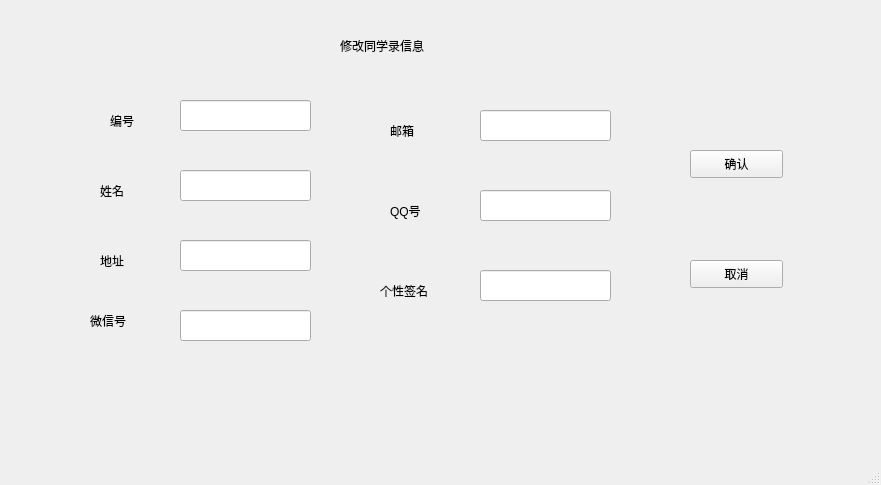
<?xml version="1.0" encoding="UTF-8"?>
<ui version="4.0">
 <class>change</class>
 <widget class="QMainWindow" name="change">
  <property name="geometry">
   <rect>
    <x>0</x>
    <y>0</y>
    <width>881</width>
    <height>485</height>
   </rect>
  </property>
  <property name="windowTitle">
   <string>MainWindow</string>
  </property>
  <widget class="QWidget" name="centralwidget">
   <widget class="QLineEdit" name="name">
    <property name="geometry">
     <rect>
      <x>180</x>
      <y>170</y>
      <width>131</width>
      <height>31</height>
     </rect>
    </property>
   </widget>
   <widget class="QLabel" name="label_8">
    <property name="geometry">
     <rect>
      <x>380</x>
      <y>280</y>
      <width>72</width>
      <height>21</height>
     </rect>
    </property>
    <property name="styleSheet">
     <string notr="true">font: 75 11pt &quot;Agency FB&quot;;</string>
    </property>
    <property name="text">
     <string>个性签名</string>
    </property>
   </widget>
   <widget class="QPushButton" name="pushButton_2">
    <property name="geometry">
     <rect>
      <x>690</x>
      <y>260</y>
      <width>93</width>
      <height>28</height>
     </rect>
    </property>
    <property name="styleSheet">
     <string notr="true">font: 75 11pt &quot;Agency FB&quot;;</string>
    </property>
    <property name="text">
     <string>取消</string>
    </property>
   </widget>
   <widget class="QLineEdit" name="wechat">
    <property name="geometry">
     <rect>
      <x>180</x>
      <y>310</y>
      <width>131</width>
      <height>31</height>
     </rect>
    </property>
   </widget>
   <widget class="QLineEdit" name="id">
    <property name="geometry">
     <rect>
      <x>180</x>
      <y>100</y>
      <width>131</width>
      <height>31</height>
     </rect>
    </property>
   </widget>
   <widget class="QLabel" name="label_5">
    <property name="geometry">
     <rect>
      <x>90</x>
      <y>310</y>
      <width>72</width>
      <height>21</height>
     </rect>
    </property>
    <property name="styleSheet">
     <string notr="true">font: 75 11pt &quot;Agency FB&quot;;</string>
    </property>
    <property name="text">
     <string>微信号</string>
    </property>
   </widget>
   <widget class="QLabel" name="label_7">
    <property name="geometry">
     <rect>
      <x>390</x>
      <y>200</y>
      <width>72</width>
      <height>21</height>
     </rect>
    </property>
    <property name="styleSheet">
     <string notr="true">font: 75 11pt &quot;Agency FB&quot;;</string>
    </property>
    <property name="text">
     <string>QQ号</string>
    </property>
   </widget>
   <widget class="QLabel" name="label_6">
    <property name="geometry">
     <rect>
      <x>390</x>
      <y>120</y>
      <width>72</width>
      <height>21</height>
     </rect>
    </property>
    <property name="styleSheet">
     <string notr="true">font: 75 11pt &quot;Agency FB&quot;;</string>
    </property>
    <property name="text">
     <string>邮箱</string>
    </property>
   </widget>
   <widget class="QLabel" name="label">
    <property name="geometry">
     <rect>
      <x>110</x>
      <y>110</y>
      <width>91</width>
      <height>21</height>
     </rect>
    </property>
    <property name="styleSheet">
     <string notr="true">font: 75 11pt &quot;Agency FB&quot;;</string>
    </property>
    <property name="text">
     <string>编号</string>
    </property>
   </widget>
   <widget class="QLineEdit" name="language">
    <property name="geometry">
     <rect>
      <x>480</x>
      <y>270</y>
      <width>131</width>
      <height>31</height>
     </rect>
    </property>
   </widget>
   <widget class="QLineEdit" name="address">
    <property name="geometry">
     <rect>
      <x>180</x>
      <y>240</y>
      <width>131</width>
      <height>31</height>
     </rect>
    </property>
   </widget>
   <widget class="QLineEdit" name="qq">
    <property name="geometry">
     <rect>
      <x>480</x>
      <y>190</y>
      <width>131</width>
      <height>31</height>
     </rect>
    </property>
   </widget>
   <widget class="QLineEdit" name="email">
    <property name="geometry">
     <rect>
      <x>480</x>
      <y>110</y>
      <width>131</width>
      <height>31</height>
     </rect>
    </property>
   </widget>
   <widget class="QLabel" name="label_4">
    <property name="geometry">
     <rect>
      <x>100</x>
      <y>250</y>
      <width>72</width>
      <height>21</height>
     </rect>
    </property>
    <property name="styleSheet">
     <string notr="true">font: 75 11pt &quot;Agency FB&quot;;</string>
    </property>
    <property name="text">
     <string>地址</string>
    </property>
   </widget>
   <widget class="QPushButton" name="pushButton">
    <property name="geometry">
     <rect>
      <x>690</x>
      <y>150</y>
      <width>93</width>
      <height>28</height>
     </rect>
    </property>
    <property name="styleSheet">
     <string notr="true">font: 75 11pt &quot;Agency FB&quot;;</string>
    </property>
    <property name="text">
     <string>确认</string>
    </property>
   </widget>
   <widget class="QLabel" name="label_2">
    <property name="geometry">
     <rect>
      <x>100</x>
      <y>180</y>
      <width>81</width>
      <height>21</height>
     </rect>
    </property>
    <property name="styleSheet">
     <string notr="true">font: 75 11pt &quot;Agency FB&quot;;</string>
    </property>
    <property name="text">
     <string>姓名</string>
    </property>
   </widget>
   <widget class="QLabel" name="label_3">
    <property name="geometry">
     <rect>
      <x>340</x>
      <y>30</y>
      <width>201</width>
      <height>31</height>
     </rect>
    </property>
    <property name="styleSheet">
     <string notr="true">font: 75 15pt &quot;Agency FB&quot;;</string>
    </property>
    <property name="text">
     <string>修改同学录信息</string>
    </property>
   </widget>
  </widget>
  <widget class="QMenuBar" name="menubar">
   <property name="geometry">
    <rect>
     <x>0</x>
     <y>0</y>
     <width>881</width>
     <height>26</height>
    </rect>
   </property>
  </widget>
  <widget class="QStatusBar" name="statusbar"/>
 </widget>
 <resources/>
 <connections/>
</ui>
